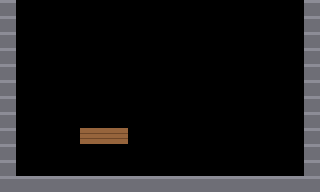

Below is a game level as drawn by its tile map, then a one-line description and the .tmx file that defines it, in full:
An orthogonal 20x12 tile map with 16x16 px tiles, 1 tile layer (level).

<map version="1.4" tiledversion="1.4" orientation="orthogonal" renderorder="right-down" width="20" height="12" tilewidth="16" tileheight="16" infinite="0" nextlayerid="2" nextobjectid="1">
  <tileset firstgid="1" source="platformer.tsx" />
  <layer id="1" name="level" width="20" height="12" visible="1" opacity="1" offsetx="0" offsety="0">
    <data encoding="csv">
1,0,0,0,0,0,0,0,0,0,0,0,0,0,0,0,0,0,0,1,
1,0,0,0,0,0,0,0,0,0,0,0,0,0,0,0,0,0,0,1,
1,0,0,0,0,0,0,0,0,0,0,0,0,0,0,0,0,0,0,1,
1,0,0,0,0,0,0,0,0,0,0,0,0,0,0,0,0,0,0,1,
1,0,0,0,0,0,0,0,0,0,0,0,0,0,0,0,0,0,0,1,
1,0,0,0,0,0,0,0,0,0,0,0,0,0,0,0,0,0,0,1,
1,0,0,0,0,0,0,0,0,0,0,0,0,0,0,0,0,0,0,1,
1,0,0,0,0,0,0,0,0,0,0,0,0,0,0,0,0,0,0,1,
1,0,0,0,0,2,2,2,0,0,0,0,0,0,0,0,0,0,0,1,
1,0,0,0,0,0,0,0,0,0,0,0,0,0,0,0,0,0,0,1,
1,0,0,0,0,0,0,0,0,0,0,0,0,0,0,0,0,0,0,1,
1,1,1,1,1,1,1,1,1,1,1,1,1,1,1,1,1,1,1,1
    </data>
  </layer>
</map>
